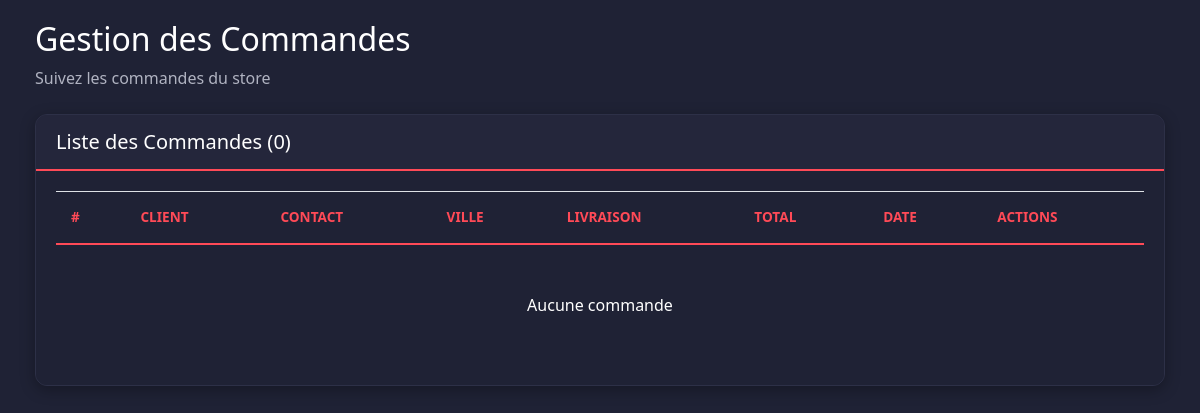
Page /view/backoffice/orders/orders-list.php on the earlier database version.
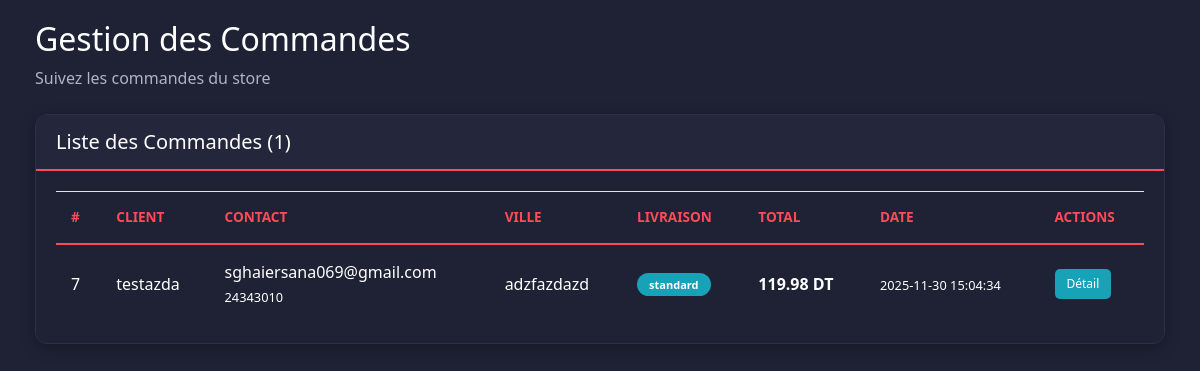
Same page on the later database version.
### tables this page shows
CREATE TABLE `orders` (
  `id` int(11) NOT NULL,
  `utilisateur_id` int(11) NOT NULL,
  `name` varchar(120) DEFAULT NULL,
  `email` varchar(160) DEFAULT NULL,
  `phone` varchar(40) DEFAULT NULL,
  `address` varchar(255) DEFAULT NULL,
  `city` varchar(80) DEFAULT NULL,
  `shipping` varchar(20) DEFAULT NULL,
  `total` decimal(10,2) DEFAULT NULL,
  `status` enum('pending','processing','shipped','delivered','cancelled') DEFAULT 'pending',
  `created_at` timestamp NOT NULL DEFAULT current_timestamp(),
  `updated_at` timestamp NOT NULL DEFAULT current_timestamp() ON UPDATE current_timestamp()
);

### db_config.php (called while the page is built)
<?php
class config
{
    private static $pdo = null;
    public static function getConnexion()
    {
        if (!isset(self::$pdo)) {
            $servername = "localhost";
            $username = "root";
            $password = "";
            $dbname = "projetweb3";
            $port = 3306;
            try {
                self::$pdo = new PDO(
                    "mysql:host=$servername;port=$port;dbname=$dbname",
                    $username,
                    $password,
                    [
                        PDO::ATTR_ERRMODE => PDO::ERRMODE_EXCEPTION,
                        PDO::ATTR_DEFAULT_FETCH_MODE => PDO::FETCH_ASSOC,
                        PDO::ATTR_EMULATE_PREPARES => false
                    ]
                );
            } catch (PDOException $e) {
                die('Erreur de connexion: ' . $e->getMessage());
            }
        }
        return self::$pdo;
    }
}
?>

### controller/AdminOrderController.php (called while the page is built, shortened)
<?php
require_once __DIR__ . '/../db_config.php';
class AdminOrderController {
    private $db;
    public function __construct() {
        $this->db = config::getConnexion();
    }
    public function index() {
        $orders = [];
        try {
            $stmt = $this->db->prepare("SELECT id, name, email, phone, address, city, shipping, total, created_at FROM orders ORDER BY created_at DESC");
            $stmt->execute();
            $orders = $stmt->fetchAll(PDO::FETCH_ASSOC);
        } catch (PDOException $e) {}
        return $orders;
    }
}
?>

### view/backoffice/orders/orders-list.php (the view, shortened to what the changed rows need)
<?php
require_once __DIR__ . '/../../../controller/AdminOrderController.php';
$orderC = new AdminOrderController();
$orders = $orderC->index();
$ordersAssetsBase = (defined('BASE_URL') ? BASE_URL : '') . 'view/backoffice/assets/ordersotrepartenairesassets/';
?>
<!DOCTYPE html>
<html lang="fr">
<head>
    <link rel="stylesheet" href="<?php echo $ordersAssetsBase; ?>css/bootstrap.min.css" />
    <link rel="stylesheet" href="<?php echo $ordersAssetsBase; ?>css/all.css" />
    <link rel="stylesheet" href="<?php echo $ordersAssetsBase; ?>css/custom-backoffice.css" />
</head>
<body>
    <div id="content">
        <div class="container-fluid">
            <div class="d-flex justify-content-between align-items-center mb-4">
                <div>
                    <h2>Gestion des Commandes</h2>
                </div>
            </div>
            <div class="card">
                <div class="card-header">
                    <h5 class="mb-0">Liste des Commandes (<?php echo count($orders); ?>)</h5>
                </div>
                <div class="card-body">
                    <div class="table-responsive">
                        <table class="table table-hover">
                            <thead>
                                <tr>
                                    <th>#</th>
                                    <th>Client</th>
                                    <th>Contact</th>
                                    <th>Ville</th>
                                    <th>Livraison</th>
                                    <th>Total</th>
                                    <th>Date</th>
                                    <th>Actions</th>
                                </tr>
                            </thead>
                            <tbody>
                                <?php if (empty($orders)): ?>
                                    <tr>
                                        <td colspan="8" class="text-center py-5">Aucune commande</td>
                                    </tr>
                                <?php else: ?>
                                    <?php foreach ($orders as $i => $o): ?>
                                        <tr>
                                            <td><?php echo (int)$o['id']; ?></td>
                                            <td><?php echo htmlspecialchars($o['name']); ?></td>
                                            <td>
                                                <div><?php echo htmlspecialchars($o['email']); ?></div>
                                                <small><?php echo htmlspecialchars($o['phone']); ?></small>
                                            </td>
                                            <td><?php echo htmlspecialchars($o['city']); ?></td>
                                            <td><span class="badge badge-info"><?php echo htmlspecialchars($o['shipping']); ?></span></td>
                                            <td><strong><?php echo number_format((float)$o['total'], 2); ?> DT</strong></td>
                                            <td><small><?php echo htmlspecialchars($o['created_at']); ?></small></td>
                                            <td>
                                                <a href="../router.php?controller=AdminOrder&action=show&id=<?php echo (int)$o['id']; ?>" class="btn btn-sm btn-info">Détail</a>
                                            </td>
                                        </tr>
                                    <?php endforeach; ?>
                                <?php endif; ?>
                            </tbody>
                        </table>
                    </div>
                </div>
            </div>
        </div>
    </div>
</body>
</html>

Differences in the rows shown:
added orders: id "7", name "testazda", email "sghaiersana069@gmail.com", phone "24343010", city "adzfazdazd", shipping "standard", total "119.98", created_at "2025-11-30 15:04:34"
Other differences:
count($orders): "0" → "1"
text no longer shown: "Aucune commande"
